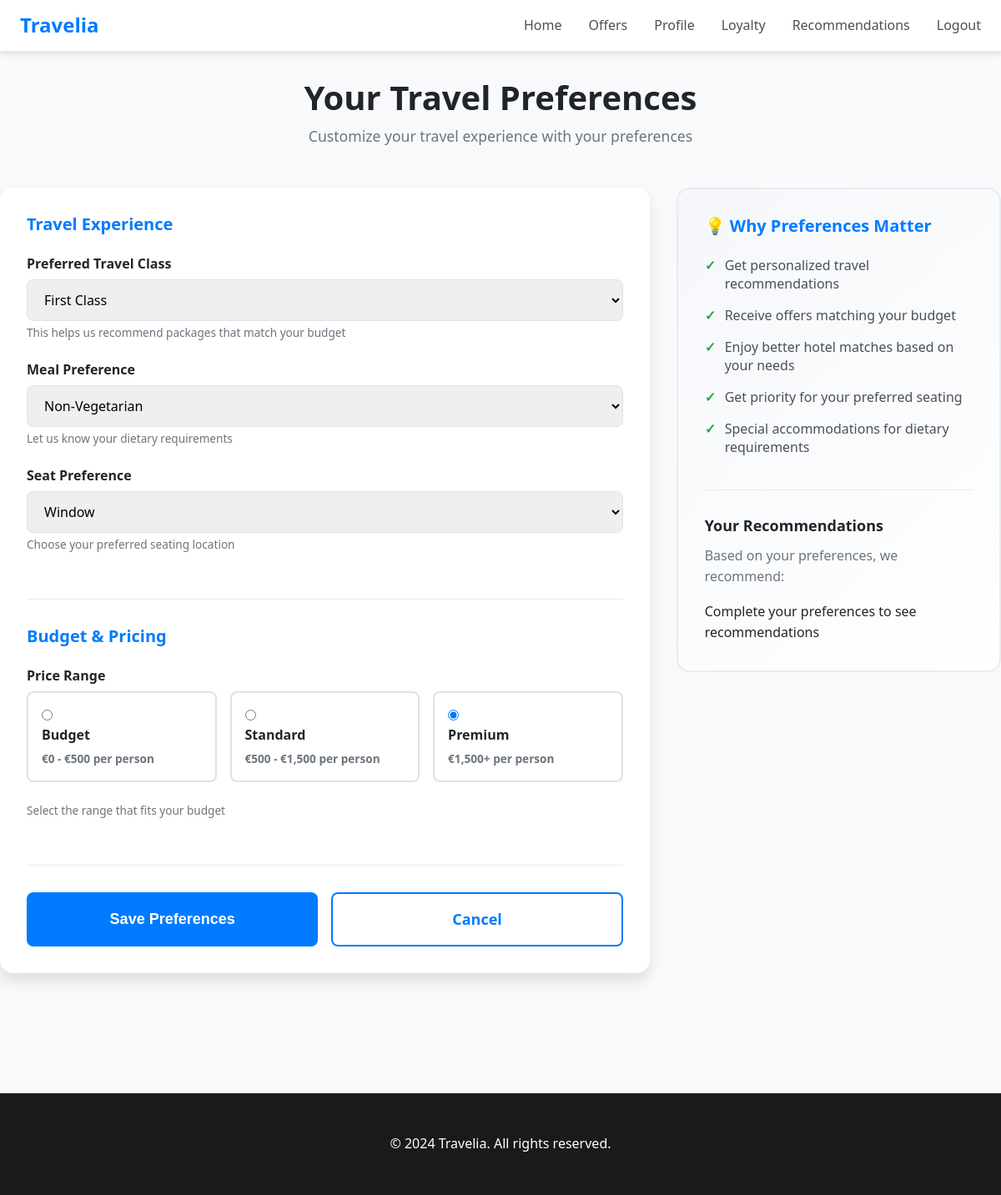
Page /preferences/edit-new/ (signed in) on the committed database.
### preferences/models.py (models this page shows, shortened)
class Preference(models.Model):  # PascalCase for class names
    user = models.OneToOneField(  # OneToOne since each user has one preference
        'client.User',
        on_delete=models.CASCADE,
        related_name='preference'
    )
    travel_class = models.CharField(  # snake_case for field names
        max_length=20,
        choices=TravelClass.choices,
        default=TravelClass.ECONOMY
    )
    meal_preference = models.CharField(
        max_length=20,
        choices=MealPreference.choices,
        default=MealPreference.NON_VEGETARIAN
    )
    seat_preference = models.CharField(
        max_length=20,
        choices=SeatPreference.choices,
        default=SeatPreference.AISLE
    )
    price_range = models.CharField(
        max_length=20,
        choices=PriceRange.choices,
        default=PriceRange.STANDARD
    )
    minimum_star_rating = models.PositiveIntegerField(  # Fixed typo
        validators=[
            MinValueValidator(1, message="Star rating must be at least 1"),
            MaxValueValidator(5, message="Star rating cannot exceed 5")
        ],
        default=3,
        help_text="Preferred minimum star rating (1-5)"
    )
    special_notes = models.TextField(
        blank=True,
        help_text="Any other recurring special requests or preferences"
    )
    created_at = models.DateTimeField(auto_now_add=True)  # snake_case
    updated_at = models.DateTimeField(auto_now=True)  # Renamed for clarity
    class Meta:
        verbose_name = _('User Preference')
        verbose_name_plural = _('User Preferences')

### preferences/views.py (the view, shortened to what this page needs)
# urls.py: path('edit-new/', views.preferences_edit, name='edit_new'),
def preferences_edit(request):
    if not request.user.is_authenticated:
        return redirect('login')
    try:
        preference, created = Preference.objects.get_or_create(user=request.user)
    except:
        preference = None
    from recommandation.views import RecommendationEngine
    engine = RecommendationEngine(request.user)
    recommendations = engine.generate_recommendations(limit=5)
    context = {
        'preference': preference,
        'recommendations': recommendations,
    }
    return render(request, 'preferences/edit.html', context)

### recommandation/views.py (called while the page is built, shortened)
    def generate_recommendations(self, limit=10):
        recommendations = []
        offers = Offre.objects.filter(actif=True)
        recommendations.sort(key=lambda x: x['score'], reverse=True)
        return recommendations[:limit]

### templates/preferences/edit.html (shortened to what this page needs)
{% extends 'base.html' %}
{% load static %}
{% block extra_css %}
<link rel="stylesheet" href="{% static 'css/preferences.scss' %}">
{% endblock %}
{% block content %}
<div class="container preferences-container">
    <div class="preferences-header">
        <h1>Your Travel Preferences</h1>
        <p>Customize your travel experience with your preferences</p>
    </div>
    <div class="preferences-form-wrapper">
        <div class="form-card">
            <form method="POST" action="{% url 'preferences:save' %}" class="preferences-form">
                <div class="form-section">
                    <h3>Travel Experience</h3>
                    <div class="form-group">
                        <label for="travel-class">Preferred Travel Class</label>
                        <select id="travel-class" name="travel_class" required>
                            <option value="FIRST_CLASS" {% if preference.travel_class == 'FIRST_CLASS' %}selected{% endif %}>First Class</option>
                        </select>
                        <small>This helps us recommend packages that match your budget</small>
                    </div>
                    <div class="form-group">
                        <label for="meal-preference">Meal Preference</label>
                        <select id="meal-preference" name="meal_preference" required>
                            <option value="NON_VEGETARIAN" {% if preference.meal_preference == 'NON_VEGETARIAN' %}selected{% endif %}>Non-Vegetarian</option>
                        </select>
                        <small>Let us know your dietary requirements</small>
                    </div>
                    <div class="form-group">
                        <label for="seat-preference">Seat Preference</label>
                        <select id="seat-preference" name="seat_preference" required>
                            <option value="WINDOW" {% if preference.seat_preference == 'WINDOW' %}selected{% endif %}>Window</option>
                        </select>
                        <small>Choose your preferred seating location</small>
                    </div>
                </div>
                <div class="form-section">
                    <h3>Budget & Pricing</h3>
                    <div class="form-group">
                        <label for="price-range">Price Range</label>
                        <div class="price-range-options">
                            <label class="radio-option">
                                <input type="radio" name="price_range" value="BUDGET" {% if preference.price_range == 'BUDGET' %}checked{% endif %}>
                                <span class="radio-label">
                                    <strong>Budget</strong>
                                    <small>€0 - €500 per person</small>
                                </span>
                            </label>
                            <label class="radio-option">
                                <input type="radio" name="price_range" value="STANDARD" {% if preference.price_range == 'STANDARD' %}checked{% endif %}>
                                <span class="radio-label">
                                    <strong>Standard</strong>
                                    <small>€500 - €1,500 per person</small>
                                </span>
                            </label>
                            <label class="radio-option">
                                <input type="radio" name="price_range" value="PREMIUM" {% if preference.price_range == 'PREMIUM' %}checked{% endif %}>
                                <span class="radio-label">
                                    <strong>Premium</strong>
                                    <small>€1,500+ per person</small>
                                </span>
                            </label>
                        </div>
                        <small>Select the range that fits your budget</small>
                    </div>
                </div>
                <div class="form-actions">
                    <button type="submit" class="btn btn-primary btn-lg">Save Preferences</button>
                    <a href="{% url 'client:profile' %}" class="btn btn-outline btn-lg">Cancel</a>
                </div>
            </form>
        </div>
        <div class="info-card">
            <h3>💡 Why Preferences Matter</h3>
            <ul>
                <li>Get personalized travel recommendations</li>
                <li>Receive offers matching your budget</li>
                <li>Enjoy better hotel matches based on your needs</li>
                <li>Get priority for your preferred seating</li>
                <li>Special accommodations for dietary requirements</li>
            </ul>
            <div class="info-section">
                <h4>Your Recommendations</h4>
                <p>Based on your preferences, we recommend:</p>
                <div class="recommendations-preview">
                    {% if recommendations %}
                        {% for rec in recommendations|slice:":3" %}
                            <div class="rec-item">
                                <span class="rec-title">{{ rec.offer.titre }}</span>
                                <span class="rec-price">€{{ rec.offer.prix_par_personne }}</span>
                            </div>
                        {% endfor %}
                    {% else %}
                        <p class="text-muted">Complete your preferences to see recommendations</p>
                    {% endif %}
                </div>
            </div>
        </div>
    </div>
</div>
{% endblock %}

### static/css/main.css (style rules this page uses)
:root { --primary: #007bff; --primary-dark: #0056b3; --primary-light: #e7f1ff; --secondary: #6c757d; --success: #28a745; --danger: #dc3545; --warning: #ffc107; --info: #17a2b8; --bronze: #cd7f32; --silver: #c0c0c0; --gold: #ffd700; --platinum: #e5e4e2; --white: #ffffff; --light: #f8f9fa; --gray-100: #f1f3f5; --gray-200: #e9ecef; --gray-300: #dee2e6; --gray-400: #ced4da; --gray-500: #adb5bd; --gray-600: #6c757d; --gray-700: #495057; --gray-800: #343a40; --gray-900: #212529; --dark: #1a1a1a; --spacing-xs: 0.25rem; --spacing-sm: 0.5rem; --spacing-md: 1rem; --spacing-lg: 1.5rem; --spacing-xl: 2rem; --spacing-2xl: 3rem; --spacing-3xl: 4rem; --radius-sm: 0.25rem; --radius-md: 0.5rem; --radius-lg: 1rem; --radius-xl: 1.5rem; --shadow-sm: 0 1px 2px rgba(0, 0, 0, 0.05); --shadow-md: 0 4px 6px rgba(0, 0, 0, 0.1); --shadow-lg: 0 10px 15px rgba(0, 0, 0, 0.1); --shadow-xl: 0 20px 25px rgba(0, 0, 0, 0.15); --transition-fast: 150ms ease-in-out; --transition-base: 250ms ease-in-out; --transition-slow: 350ms ease-in-out; --text-xs: 0.75rem; --text-sm: 0.875rem; --text-base: 1rem; --text-lg: 1.125rem; --text-xl: 1.25rem; --text-2xl: 1.5rem; --text-3xl: 1.875rem; }
* { margin: 0; padding: 0; box-sizing: border-box; }
html, body { height: 100%; font-family: 'Segoe UI', Tahoma, Geneva, Verdana, sans-serif; background-color: var(--light); color: var(--gray-900); }
body { display: flex; flex-direction: column; }
.container { max-width: 1200px; margin: 0 auto; padding: 0 var(--spacing-xl); }
h1, h2, h3, h4, h5, h6 { font-weight: 600; line-height: 1.2; margin-bottom: var(--spacing-md); }
h1 { font-size: var(--text-3xl); }
h3 { font-size: var(--text-xl); }
h4 { font-size: var(--text-lg); }
p, a, span { font-size: var(--text-base); line-height: 1.6; }
small { font-size: var(--text-xs); }
a { color: var(--primary); text-decoration: none; transition: color var(--transition-fast); }
.btn { display: inline-block; padding: var(--spacing-sm) var(--spacing-lg); border: 2px solid transparent; border-radius: var(--radius-md); font-size: var(--text-base); font-weight: 600; cursor: pointer; transition: all var(--transition-fast); text-decoration: none; text-align: center; }
.btn-primary { background-color: var(--primary); color: var(--white); }
.btn-outline { background-color: transparent; color: var(--primary); border-color: var(--primary); }
.btn-lg { padding: var(--spacing-md) var(--spacing-2xl); font-size: var(--text-lg); }
.form-group { margin-bottom: var(--spacing-lg); }
.form-group label { display: block; margin-bottom: var(--spacing-sm); font-weight: 500; color: var(--gray-700); }
.form-group input[type="text"], .form-group input[type="email"], .form-group input[type="password"], .form-group input[type="number"], .form-group textarea, .form-group select { width: 100%; padding: 0.75rem 1rem; border: 1px solid var(--gray-300); border-radius: var(--radius-md); font-size: 1rem; transition: border-color var(--transition-fast), box-shadow var(--transition-fast); font-family: inherit; }

### templates/preferences/edit.html (style rules this page uses)
.preferences-container { padding: 2rem 0; }
.preferences-form-wrapper { display: grid; grid-template-columns: 2fr 1fr; gap: 2rem; margin-bottom: 3rem; }
.form-card { background: var(--white); border-radius: var(--radius-lg); box-shadow: var(--shadow-lg); padding: 2rem; }
.price-range-options { display: grid; grid-template-columns: repeat(auto-fit, minmax(150px, 1fr)); gap: 1rem; margin-bottom: 1rem; }

### rows in the picture
Preference: travel_class "First Class", meal_preference "Non-Vegetarian", seat_preference "Window", price_range "☐ Budget €0 - €500 per person", price_range "☐ Standard €500 - €1,500 per per", price_range "☑ Premium €1,500+ per person"
